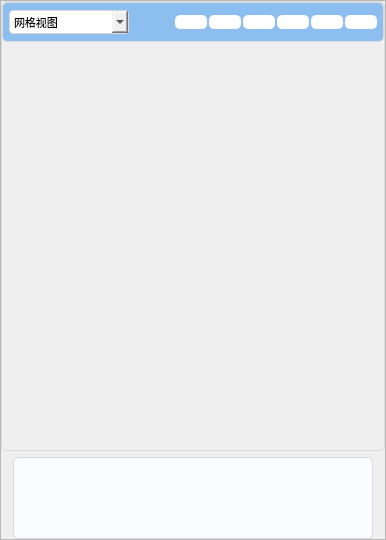
       <widget class="QFrame" name="frame_right">
        <property name="maximumSize">
         <size>
          <width>16777215</width>
          <height>540</height>
         </size>
        </property>
        <property name="styleSheet">
         <string notr="true">#frame_right{
	border: none;
}
#frame_view{
	background: radial-gradient( #E3EFFC 0%, #CDDEFF 100%);
	border-radius: 5px 5px 5px 5px;
	border: 1px solid #DBDBDB;
}
QTextBrowser {
	background: #FAFBFE;
	border-radius: 5px 5px 5px 5px;
	border: 1px solid #DBDBDB;
}</string>
        </property>
        <property name="frameShape">
         <enum>QFrame::StyledPanel</enum>
        </property>
        <property name="frameShadow">
         <enum>QFrame::Raised</enum>
        </property>
        <layout class="QVBoxLayout" name="verticalLayout_right">
         <property name="spacing">
          <number>6</number>
         </property>
         <property name="leftMargin">
          <number>0</number>
         </property>
         <property name="topMargin">
          <number>0</number>
         </property>
         <property name="rightMargin">
          <number>0</number>
         </property>
         <property name="bottomMargin">
          <number>0</number>
         </property>
         <item>
          <widget class="QFrame" name="frame_view">
           <property name="minimumSize">
            <size>
             <width>360</width>
             <height>450</height>
            </size>
           </property>
           <property name="styleSheet">
            <string notr="true">#frame_graph{
	border-radius: 5px 5px 5px 5px;
	border: none;
}
#frame_view_set{
	background: radial-gradient, #8CBEEF;
	border-radius: 5px 5px 0px 0px;
	border: 1px solid #DBDBDB;
}
#frame_view_xyz{
	background: radial-gradient, #8CBEEF;
	border-radius: 5px 5px 0px 0px;
	border: none;
}
QComboBox{
	background: radial-gradient( #ECECED 0%, #FFFFFF 100%);
	border-radius: 4px 4px 4px 4px;
	border: 1px solid #DBDBDD;
}
QPushButton{
	background-color: rgb(140, 190, 239);
	border-radius: 5px 5px 0px 0px;
	border: none;
}</string>
           </property>
           <property name="frameShape">
            <enum>QFrame::StyledPanel</enum>
           </property>
           <property name="frameShadow">
            <enum>QFrame::Raised</enum>
           </property>
           <layout class="QVBoxLayout" name="verticalLayout_view">
            <property name="spacing">
             <number>0</number>
            </property>
            <property name="leftMargin">
             <number>0</number>
            </property>
            <property name="topMargin">
             <number>0</number>
            </property>
            <property name="rightMargin">
             <number>0</number>
            </property>
            <property name="bottomMargin">
             <number>0</number>
            </property>
            <item>
             <widget class="QFrame" name="frame_view_set">
              <property name="minimumSize">
               <size>
                <width>0</width>
                <height>40</height>
               </size>
              </property>
              <property name="maximumSize">
               <size>
                <width>16777215</width>
                <height>40</height>
               </size>
              </property>
              <property name="styleSheet">
               <string notr="true"/>
              </property>
              <property name="frameShape">
               <enum>QFrame::StyledPanel</enum>
              </property>
              <property name="frameShadow">
               <enum>QFrame::Raised</enum>
              </property>
              <layout class="QHBoxLayout" name="horizontalLayout_view_set">
               <property name="spacing">
                <number>6</number>
               </property>
               <property name="leftMargin">
                <number>6</number>
               </property>
               <property name="topMargin">
                <number>0</number>
               </property>
               <property name="rightMargin">
                <number>6</number>
               </property>
               <property name="bottomMargin">
                <number>0</number>
               </property>
               <item>
                <widget class="QComboBox" name="comboBox">
                 <property name="minimumSize">
                  <size>
                   <width>120</width>
                   <height>24</height>
                  </size>
                 </property>
                 <property name="maximumSize">
                  <size>
                   <width>120</width>
                   <height>24</height>
                  </size>
                 </property>
                 <property name="font">
                  <font>
                   <family>黑体</family>
                   <pointsize>8</pointsize>
                   <weight>50</weight>
                   <bold>false</bold>
                  </font>
                 </property>
                 <item>
                  <property name="text">
                   <string>网格视图</string>
                  </property>
                 </item>
                 <item>
                  <property name="text">
                   <string>mises 应力云图</string>
                  </property>
                 </item>
                </widget>
               </item>
               <item>
                <spacer name="horizontalSpacer">
                 <property name="orientation">
                  <enum>Qt::Horizontal</enum>
                 </property>
                 <property name="sizeHint" stdset="0">
                  <size>
                   <width>40</width>
                   <height>20</height>
                  </size>
                 </property>
                </spacer>
               </item>
               <item>
                <widget class="QFrame" name="frame_view_xyz">
                 <property name="styleSheet">
                  <string notr="true">QPushButton{
	background-color: rgb(255, 255, 255)
}</string>
                 </property>
                 <property name="frameShape">
                  <enum>QFrame::StyledPanel</enum>
                 </property>
                 <property name="frameShadow">
                  <enum>QFrame::Raised</enum>
                 </property>
                 <layout class="QHBoxLayout" name="horizontalLayout_view_xyz">
                  <property name="spacing">
                   <number>2</number>
                  </property>
                  <property name="leftMargin">
                   <number>0</number>
                  </property>
                  <property name="topMargin">
                   <number>0</number>
                  </property>
                  <property name="rightMargin">
                   <number>0</number>
                  </property>
                  <property name="bottomMargin">
                   <number>0</number>
                  </property>
                  <item>
                   <widget class="QPushButton" name="pushButton_xy">
                    <property name="text">
                     <string/>
                    </property>
                    <property name="icon">
                     <iconset resource="res.qrc">
                      <normaloff>:/icons/icon_xy.png</normaloff>:/icons/icon_xy.png</iconset>
                    </property>
                    <property name="iconSize">
                     <size>
                      <width>24</width>
                      <height>24</height>
                     </size>
                    </property>
                   </widget>
                  </item>
                  <item>
                   <widget class="QPushButton" name="pushButton_yx">
                    <property name="text">
                     <string/>
                    </property>
                    <property name="icon">
                     <iconset resource="res.qrc">
                      <normaloff>:/icons/icon_yx.png</normaloff>:/icons/icon_yx.png</iconset>
                    </property>
                    <property name="iconSize">
                     <size>
                      <width>24</width>
                      <height>24</height>
                     </size>
                    </property>
                   </widget>
                  </item>
                  <item>
                   <widget class="QPushButton" name="pushButton_yz">
                    <property name="text">
                     <string/>
                    </property>
                    <property name="icon">
                     <iconset resource="res.qrc">
                      <normaloff>:/icons/icon_yz.png</normaloff>:/icons/icon_yz.png</iconset>
                    </property>
                    <property name="iconSize">
                     <size>
                      <width>24</width>
                      <height>24</height>
                     </size>
                    </property>
                   </widget>
                  </item>
                  <item>
                   <widget class="QPushButton" name="pushButton_zy">
                    <property name="text">
                     <string/>
                    </property>
                    <property name="icon">
                     <iconset resource="res.qrc">
                      <normaloff>:/icons/icon_zy.png</normaloff>:/icons/icon_zy.png</iconset>
                    </property>
                    <property name="iconSize">
                     <size>
                      <width>24</width>
                      <height>24</height>
                     </size>
                    </property>
                   </widget>
                  </item>
                  <item>
                   <widget class="QPushButton" name="pushButton_zx">
                    <property name="text">
                     <string/>
                    </property>
                    <property name="icon">
                     <iconset resource="res.qrc">
                      <normaloff>:/icons/icon_zx.png</normaloff>:/icons/icon_zx.png</iconset>
                    </property>
                    <property name="iconSize">
                     <size>
                      <width>24</width>
                      <height>24</height>
                     </size>
                    </property>
                   </widget>
                  </item>
                  <item>
                   <widget class="QPushButton" name="pushButton_xz">
                    <property name="text">
                     <string/>
                    </property>
                    <property name="icon">
                     <iconset resource="res.qrc">
                      <normaloff>:/icons/icon_xz.png</normaloff>:/icons/icon_xz.png</iconset>
                    </property>
                    <property name="iconSize">
                     <size>
                      <width>24</width>
                      <height>24</height>
                     </size>
                    </property>
                   </widget>
                  </item>
                 </layout>
                </widget>
               </item>
              </layout>
             </widget>
            </item>
            <item>
             <widget class="QFrame" name="frame_graph">
              <property name="styleSheet">
               <string notr="true"/>
              </property>
              <property name="frameShape">
               <enum>QFrame::StyledPanel</enum>
              </property>
              <property name="frameShadow">
               <enum>QFrame::Raised</enum>
              </property>
             </widget>
            </item>
           </layout>
          </widget>
         </item>
         <item alignment="Qt::AlignHCenter|Qt::AlignVCenter">
          <widget class="QTextBrowser" name="textBrowser">
           <property name="sizePolicy">
            <sizepolicy hsizetype="Preferred" vsizetype="Preferred">
             <horstretch>0</horstretch>
             <verstretch>0</verstretch>
            </sizepolicy>
           </property>
           <property name="minimumSize">
            <size>
             <width>360</width>
             <height>0</height>
            </size>
           </property>
          </widget>
         </item>
        </layout>
       </widget>
